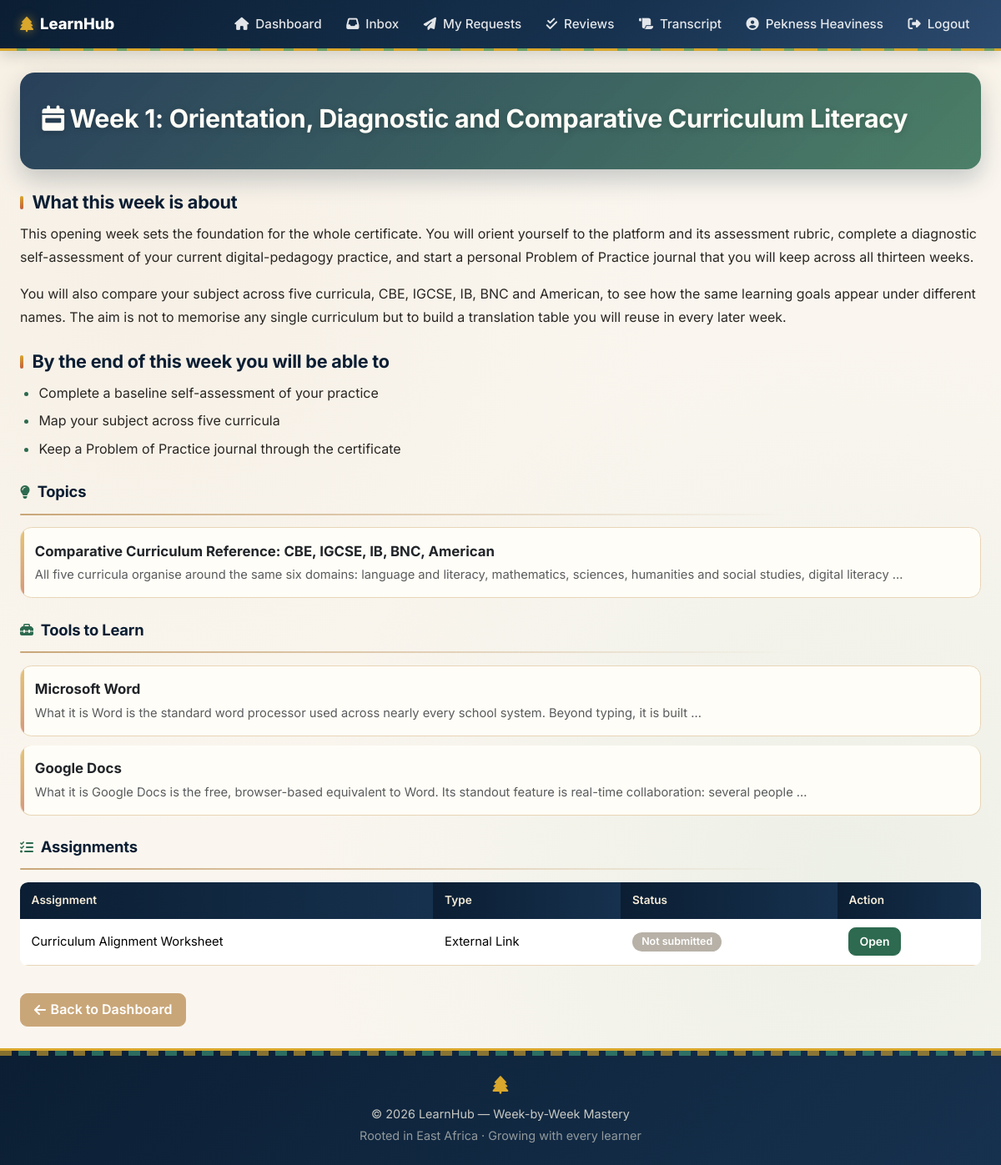
The page /week/27/ (signed in) on the database its author committed.
### apps/learning/models.py (models this page shows, shortened)
class User(AbstractUser):
    ROLE_CHOICES = [
        ('learner', 'Learner'),
        ('admin', 'Administrator'),
    ]
    role = models.CharField(max_length=20, choices=ROLE_CHOICES, default='learner')
    cohort = models.ForeignKey('Cohort', on_delete=models.SET_NULL, null=True, blank=True, related_name='learners')

class Week(models.Model):
    cohort = models.ForeignKey(Cohort, on_delete=models.CASCADE, related_name='weeks')
    number = models.PositiveIntegerField()
    title = models.CharField(max_length=200)
    description = CKEditor5Field('Description', config_name='default', blank=True)
    class Meta:
        ordering = ['number']
        unique_together = ['cohort', 'number']
    def is_unlocked_for(self, learner):
        if self.number == 1:
            return True

class Topic(models.Model):
    week = models.ForeignKey(Week, on_delete=models.CASCADE, related_name='topics')
    title = models.CharField(max_length=200)
    description = CKEditor5Field('Description', config_name='default', blank=True)
    order = models.PositiveIntegerField(default=0)
    class Meta:
        ordering = ['order']

class Tool(models.Model):
    week = models.ForeignKey(Week, on_delete=models.CASCADE, related_name='tools')
    name = models.CharField(max_length=200)
    developer = models.CharField(max_length=200, blank=True)
    category = models.CharField(max_length=100, blank=True)
    description = CKEditor5Field('Description', config_name='default', blank=True)
    website = models.URLField(blank=True)
    order = models.PositiveIntegerField(default=0)
    class Meta:
        ordering = ['order']

class Assignment(models.Model):
    SUBMISSION_TYPES = [
        ('link', 'External Link'),
        ('text', 'Written Response'),
        ('both', 'Link + Written Notes'),
    ]
    week = models.ForeignKey(Week, on_delete=models.CASCADE, related_name='assignments')
    tool = models.ForeignKey(Tool, on_delete=models.SET_NULL, null=True, blank=True, related_name='assignments')
    topic = models.ForeignKey(Topic, on_delete=models.SET_NULL, null=True, blank=True, related_name='assignments')
    title = models.CharField(max_length=200)
    description = CKEditor5Field('Description', config_name='default', blank=True)
    prompt = CKEditor5Field('Prompt', config_name='default')
    submission_type = models.CharField(max_length=10, choices=SUBMISSION_TYPES, default='link')
    is_open_ended = models.BooleanField(default=True)
    class Meta:
        ordering = ['week__number', 'id']

### apps/learning/views.py (the view)
# urls.py: path('week/<int:week_id>/', views.week_detail, name='week_detail'),
@login_required
def week_detail(request, week_id):
    week = get_object_or_404(Week, id=week_id, cohort=request.user.cohort)
    if not week.is_unlocked_for(request.user):
        messages.error(
            request,
            f'Week {week.number} is locked. You must pass every previous week first.'
        )
        return redirect('learning:dashboard')
    topics = week.topics.all().prefetch_related('materials')
    tools = week.tools.all().prefetch_related('features')
    assignments = week.assignments.all().prefetch_related('criteria')
    submissions = {s.assignment_id: s for s in Submission.objects.filter(
        learner=request.user, assignment__week=week
    )}
    return render(request, 'learning/week_detail.html', {
        'week': week,
        'topics': topics,
        'tools': tools,
        'assignments': assignments,
        'submissions': submissions,
    })

### apps/learning/templatetags/learning_extras.py (called while the page is built)
@register.filter
def get_item(dictionary, key):
    if not isinstance(dictionary, dict):
        return None
    if key in dictionary:
        return dictionary[key]
    if str(key) in dictionary:
        return dictionary[str(key)]
    return None

### templates/learning/week_detail.html (shortened to what this page needs)
{% extends 'base.html' %}
{% load learning_extras %}
{% block content %}
<div class="dashboard-hero">
    <h1><i class="fas fa-calendar-week"></i> Week {{ week.number }}: {{ week.title }}</h1>
</div>
{% if week.description %}
    <div class="prose mb-4">{{ week.description|safe }}</div>
{% endif %}
<h3 class="section-title"><i class="fas fa-lightbulb"></i> Topics</h3>
{% if topics %}
    <div class="list-group">
    {% for topic in topics %}
        <a href="{% url 'learning:topic_detail' topic.id %}" class="list-group-item list-group-item-action">
            <strong>{{ topic.title }}</strong>
            {% if topic.description %}
                <div class="text-muted small mt-1">{{ topic.description|striptags|truncatewords:20 }}</div>
            {% endif %}
        </a>
    {% endfor %}
    </div>
{% else %}
    <p class="text-muted">No topics for this week.</p>
{% endif %}
<h3 class="section-title"><i class="fas fa-toolbox"></i> Tools to Learn</h3>
{% if tools %}
    <div class="list-group">
    {% for tool in tools %}
        <a href="{% url 'learning:tool_detail' tool.id %}" class="list-group-item list-group-item-action">
            <strong>{{ tool.name }}</strong>
            {% if tool.description %}
                <div class="text-muted small mt-1">{{ tool.description|striptags|truncatewords:20 }}</div>
            {% endif %}
        </a>
    {% endfor %}
    </div>
{% else %}
    <p class="text-muted">No tools for this week.</p>
{% endif %}
<h3 class="section-title"><i class="fas fa-tasks"></i> Assignments</h3>
{% if assignments %}
    <div class="table-wrap">
        <table class="table table-sm">
            <thead>
                <tr><th>Assignment</th><th>Type</th><th>Status</th><th>Action</th></tr>
            </thead>
            <tbody>
            {% for a in assignments %}
                {% with sub=submissions|get_item:a.id %}
                <tr>
                    <td>{{ a.title }}</td>
                    <td>{{ a.get_submission_type_display }}</td>
                    <td>
                        {% if sub %}
                            {% if sub.review %}
                                <span class="badge badge-passed">Reviewed — {{ sub.percentage }}%</span>
                            {% else %}
                                <span class="badge badge-pending">Awaiting review</span>
                            {% endif %}
                        {% else %}
                            <span class="badge badge-locked">Not submitted</span>
                        {% endif %}
                    </td>
                    <td>
                        <a href="{% url 'learning:assignment_detail' a.id %}" class="btn btn-sm btn-primary">
                            {% if sub %}View{% else %}Open{% endif %}
                        </a>
                    </td>
                </tr>
                {% endwith %}
            {% endfor %}
            </tbody>
        </table>
    </div>
{% else %}
    <p class="text-muted">No assignments.</p>
{% endif %}
<a href="{% url 'learning:dashboard' %}" class="btn btn-secondary mt-3">
    <i class="fas fa-arrow-left"></i> Back to Dashboard
</a>
{% endblock %}

### templates/base.html (shortened to what this page needs)
<!DOCTYPE html>
<html lang="en">
<head>
    <link href="https://cdn.jsdelivr.net/npm/bootstrap@5.3.2/dist/css/bootstrap.min.css" rel="stylesheet">
    <link rel="stylesheet" href="https://cdnjs.cloudflare.com/ajax/libs/font-awesome/6.4.0/css/all.min.css">
    {% load static %}
    <link rel="stylesheet" href="{% static 'css/custom.css' %}">
</head>
<body>
    <nav class="navbar navbar-expand-lg navbar-dark">
        <div class="container-fluid nav-container">
            <a class="navbar-brand" href="{% url 'learning:dashboard' %}">
                <i class="fas fa-tree"></i><span class="brand-text">LearnHub</span>
            </a>
            <div class="collapse navbar-collapse" id="nav">
                <ul class="navbar-nav ms-auto align-items-lg-center">
                    {% if user.is_authenticated %}
                        <li class="nav-item">
                            <a class="nav-link" href="{% url 'learning:dashboard' %}">
                                <i class="fas fa-home"></i><span>Dashboard</span>
                            </a>
                        </li>
                        <li class="nav-item">
                            <a class="nav-link" href="{% url 'learning:review_inbox' %}">
                                <i class="fas fa-inbox"></i><span>Inbox</span>
                            </a>
                        </li>
                        <li class="nav-item">
                            <a class="nav-link" href="{% url 'learning:my_requests' %}">
                                <i class="fas fa-paper-plane"></i><span>My Requests</span>
                            </a>
                        </li>
                        <li class="nav-item">
                            <a class="nav-link" href="{% url 'learning:reviews_given' %}">
                                <i class="fas fa-check-double"></i><span>Reviews</span>
                            </a>
                        </li>
                        <li class="nav-item">
                            <a class="nav-link" href="{% url 'learning:transcript' %}">
                                <i class="fas fa-scroll"></i><span>Transcript</span>
                            </a>
                        </li>
                        <li class="nav-item">
                            <a class="nav-link" href="{% url 'learning:profile' %}">
                                <i class="fas fa-user-circle"></i>
                                <span>{{ user.get_full_name|default:user.username }}</span>
                            </a>
                        </li>
                        <li class="nav-item">
                            <a class="nav-link text-danger-emphasis" href="{% url 'learning:logout' %}">
                                <i class="fas fa-sign-out-alt"></i><span>Logout</span>
                            </a>
                        </li>
                    {% else %}
                        <li class="nav-item"><a class="nav-link" href="{% url 'learning:login' %}">Login</a></li>
                        <li class="nav-item"><a class="nav-link" href="{% url 'learning:register' %}">Register</a></li>
                    {% endif %}
                </ul>
            </div>
        </div>
    </nav>
    <main class="container-fluid main-container">
        {% block content %}{% endblock %}
    </main>
    <footer class="footer text-center">
        <div class="container">
            <div class="decor-acacia"><i class="fas fa-tree"></i></div>
            <p class="footer-line">&copy; 2026 LearnHub — Week-by-Week Mastery</p>
            <p class="text-muted small mb-0">Rooted in East Africa · Growing with every learner</p>
        </div>
    </footer>
</body>
</html>

### rows shown on the page
User: get_full_name "Pekness Heaviness"
Week: number "1", title "Orientation, Diagnostic and Comparative Curriculum Literacy", description "What this week is about This opening week sets the foundation for the whole certificate. You will orient yourself to the platform and its assessment rubric, complete a diagnostic self-assessment of your current digital-pedagogy practice, and start a personal Problem of Practice journal that you will keep across all thirteen weeks. You will also compare your subject across five curricula, CBE, IGCSE, IB, BNC and American, to see how the same learning goals appear under different names. The aim is not to memorise any single curriculum but to build a translation table you will reuse in every later week. By the end of this week you will be able to Complete a baseline self-assessment of your…"
Topic: title "Comparative Curriculum Reference: CBE, IGCSE, IB, BNC, American", description "All five curricula organise around the same six domains: language and literacy, mathematics, sciences, humanities and social studies, digital literacy …"
Tool: name "Microsoft Word", description "What it is Word is the standard word processor used across nearly every school system. Beyond typing, it is built …"
Tool: name "Google Docs", description "What it is Google Docs is the free, browser-based equivalent to Word. Its standout feature is real-time collaboration: several people …"
Assignment: title "Curriculum Alignment Worksheet", submission_type "External Link"
